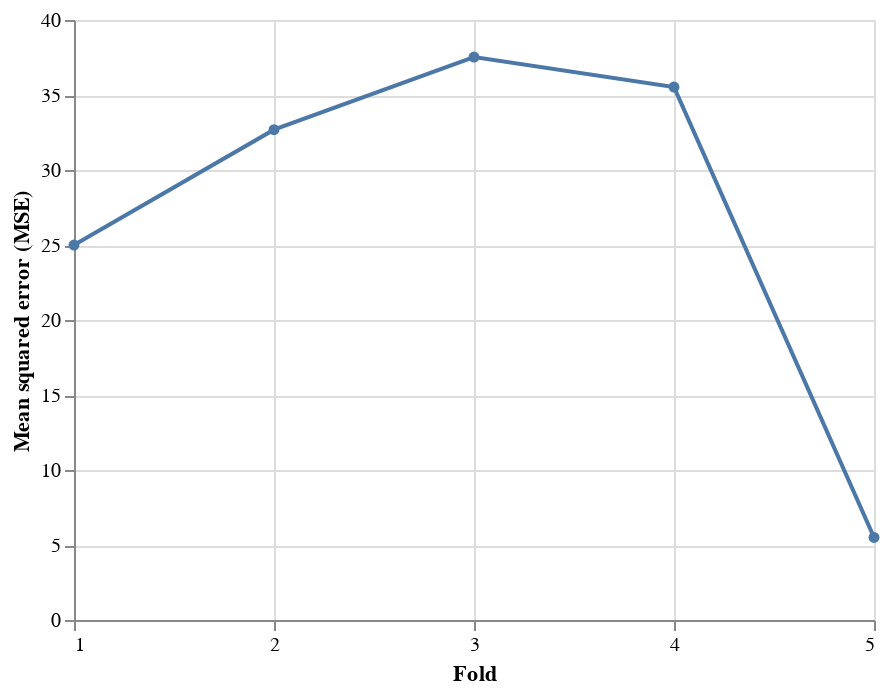

Notebook code for this chart:
### Code cell
alt.Chart(df_scores.reset_index()).mark_line(
     point=alt.OverlayMarkDef()
).encode(
    x=alt.X("index", bin=False, title="Fold", axis=alt.Axis(tickCount=5)),
    y=alt.Y("lr", aggregate="mean", title="Mean squared error (MSE)")
)

### Figure 1 — Vega-Lite specification as saved in the notebook (floating-point values rounded to 4 significant figures)
{"config": {"view": {"continuousWidth": 400, "continuousHeight": 300}}, "data": {"name": "data-11f20b988823fd582f103a551e124233"}, "mark": {"type": "line", "point": {}}, "encoding": {"x": {"axis": {"tickCount": 5}, "bin": false, "field": "index", "title": "Fold", "type": "quantitative"}, "y": {"aggregate": "mean", "field": "lr", "title": "Mean squared error (MSE)", "type": "quantitative"}}, "$schema": "https://vega.github.io/schema/vega-lite/v4.17.0.json", "datasets": {"data-11f20b988823fd582f103a551e124233": [{"index": 1, "lr": 24.99}, {"index": 2, "lr": 32.69}, {"index": 3, "lr": 37.53}, {"index": 4, "lr": 35.53}, {"index": 5, "lr": 5.505}]}}
